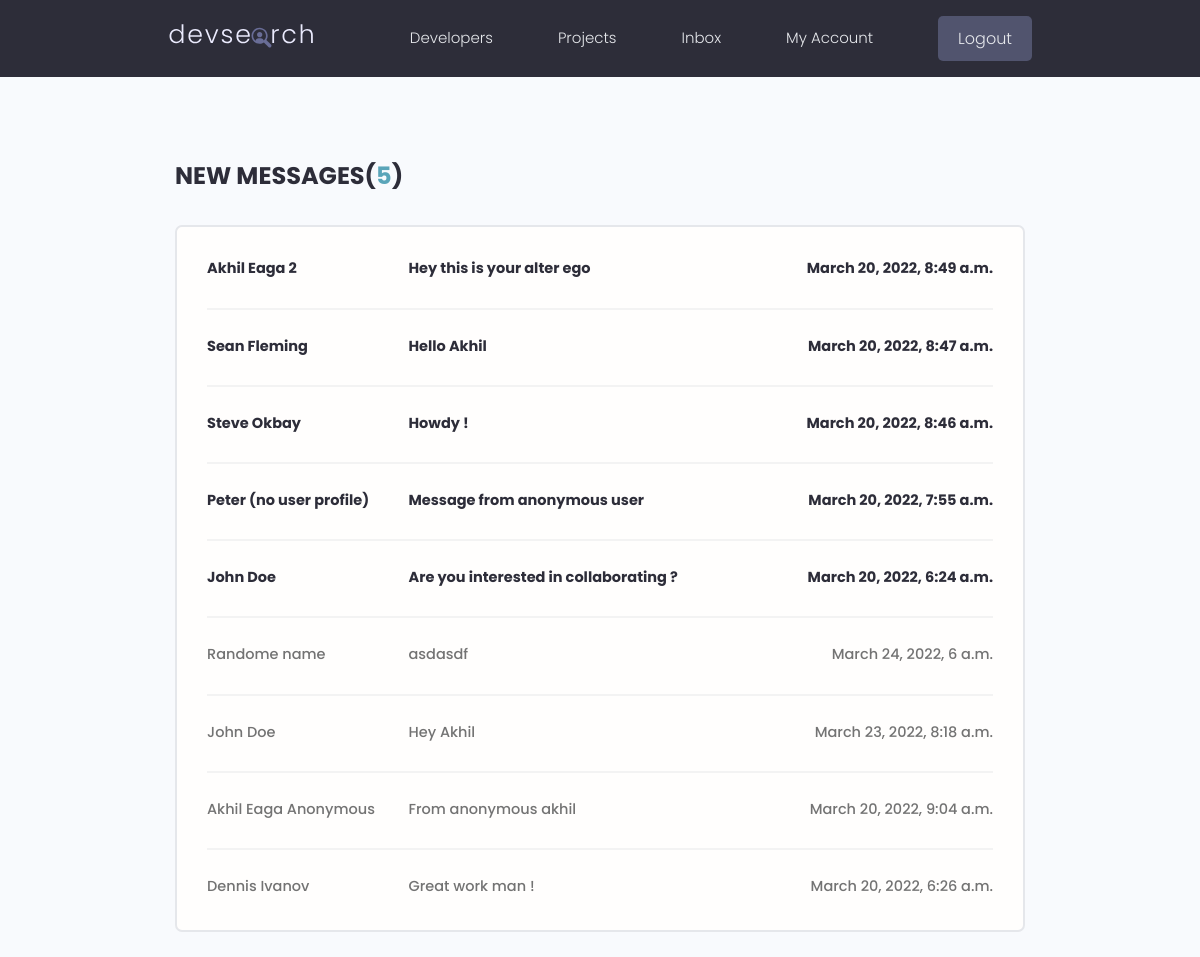
The page /inbox/ (signed in) on the database its author committed.
### users/models.py (models this page shows, shortened)
class Message(models.Model):
    sender = models.ForeignKey(Profile, on_delete=models.SET_NULL, null=True, blank=True)
    recipient = models.ForeignKey(Profile, on_delete=models.SET_NULL, null=True, blank=True, related_name="messages")
    name = models.CharField(max_length=200, null=True, blank=True)
    email = models.EmailField(max_length=200, null=True, blank=True)
    subject = models.CharField(max_length=200, null=True, blank=True)
    body = models.TextField(max_length=1000, null=True) # we dont a blank message, so did not set blank=True
    is_read = models.BooleanField(default=False, null=True) # represents whether the message is read or not
    created = models.DateTimeField(auto_now_add=True)
    id = models.UUIDField(default=uuid.uuid4, unique=True, primary_key=True, editable=False)
    class Meta:
        ordering = ['is_read', '-created']

### users/views.py (the view)
# urls.py: path('inbox/', views.inbox, name="inbox"),
@login_required(login_url='login')
def inbox(request):
    profile = request.user.profile
    messageRequests = profile.messages.all()
    unreadCount = messageRequests.filter(is_read=False).count()
    context = {
        'messageRequests': messageRequests,
        'unreadCount': unreadCount
    }
    return render(request, 'users/inbox.html', context)

### users/templates/users/inbox.html
{% extends 'main.html' %}
{% block content %}
<main class="inbox my-xl">
  <div class="content-box">
    <h3 class="inbox__title">New Messages(<span>{{unreadCount}}</span>)</h3>
    {% if messageRequests.count == 0%}
    <p>You have no messages !</p>
    {% else %}
    <ul class="messages">
      {% for message in messageRequests %}
      {% if message.is_read == False %}
      <li class="message message--unread">
        {% else %}
      <li class="message">
        {% endif %}
        <a href="{% url 'message' message.id %}">
          <span class=" message__author">{{ message.name }}</span>
          <span class="message__subject">{{message.subject}}</span>
          <span class="message__date">{{message.created}}</span>
        </a>
      </li>
      {% endfor %}
      {% endif %}
    </ul>
  </div>
</main>
{% endblock content %}

### static/styles/app.css (style rules this page uses)
:root { --color-sub: #2d2d39; }
.content-box { width: 95%; max-width: 85rem; margin: 0 auto; }
.inbox { height: 90vh; }
.inbox__title, .inbox__title span { font-size: 2.4rem; font-weight: 700; color: var(--color-sub); text-transform: uppercase; text-align: left; margin-bottom: 3rem; }
.inbox__title span { color: var(--color-main); }
.messages { list-style: none; background: var(--color-white); padding: 0.5rem 3rem; border: 2px solid var(--color-light); border-radius: 0.7rem; }
.message { padding: 2.5rem 0; }
.message > a span { font-size: 1.45rem; font-weight: 500; }
.message.message--unread a span { font-weight: 700; color: var(--color-sub); }
.message:not(:last-child) { border-bottom: 2px solid var(--color-white-light); }
.message > a { display: flex; gap: 1rem; }
.message__author, .message__date { flex-basis: 25%; }
.message__subject { flex-basis: 50%; }
.message__date { text-align: right; }

### static/uikit/styles/modules/_variables.css (style rules this page uses)
:root { --color-main: #5aa5b9; --color-main-light: #e6faff; --color-sub: #3f4156; --color-sub-light: #51546e; --color-sub-lighter: #ededfd; --color-text: #737373; --color-gray: #8b8b8b; --color-light: #e5e7eb; --color-light-gray: #767676; --color-bg: #f8fafd; --color-white: #fffefd; --color-white-light: #f3f3f3; --color-success: #359e64; --color-success-bg: #def8e8; --color-error: #fc4b0b; --color-error-bg: #fff2ee; --font-base: 'Poppins', arial, helvetica, 'Segoe UI', roboto, ubuntu, sans-serif; --font-monospace: 'Fira Code', 'Courier New', courier, monospace; --font-regular: 300; --font-medium: 500; --font-bold: 700; --generic-shadow: 1px 1px 5px #00000010; --generic-transition: all 0.3s ease-in-out; }

### static/uikit/styles/modules/_base.css (style rules this page uses)
* { margin: 0; padding: 0; box-sizing: border-box; text-rendering: optimizeLegibility; color: inherit; font-size: inherit; }
html { font-size: 50%; }
@media only screen and (min-width: 480px) { html { font-size: 56.25%; } }
@media only screen and (min-width: 1200px) { html { font-size: 62.5%; } }
body { line-height: 1.6; font-weight: 400; font-size: 1.5rem; color: var(--color-text); background-color: var(--color-bg); min-height: 100vh; }

### static/uikit/styles/modules/_typography.css (style rules this page uses)
* { font-family: var(--font-base); }
h3 { font-size: 3.2rem; font-weight: var(--font-medium); }
p, span, strong { font-size: 1.6rem; color: var(--color-text); font-weight: var(--font-regular); }
a { padding-bottom: 2px; text-decoration: none; display: inline-block; color: var(--color-main); font-weight: var(--font-medium); }

### static/uikit/styles/modules/_utilities.css (style rules this page uses)
.my-xl { margin: 8rem auto; }

### rows shown on the page
Message: name "Akhil Eaga 2", subject "Hey this is your alter ego", created "March 20, 2022, 8:49 a.m."
Message: name "Sean Fleming", subject "Hello Akhil", created "March 20, 2022, 8:47 a.m."
Message: name "Steve Okbay", subject "Howdy !", created "March 20, 2022, 8:46 a.m."
Message: name "Peter (no user profile)", subject "Message from anonymous user", created "March 20, 2022, 7:55 a.m."
Message: name "John Doe", subject "Are you interested in collaborating ?", created "March 20, 2022, 6:24 a.m."
Message: name "Randome name", subject "asdasdf", created "March 24, 2022, 6 a.m."
Message: name "John Doe", subject "Hey Akhil", created "March 23, 2022, 8:18 a.m."
Message: name "Akhil Eaga Anonymous", subject "From anonymous akhil", created "March 20, 2022, 9:04 a.m."
Message: name "Dennis Ivanov", subject "Great work man !", created "March 20, 2022, 6:26 a.m."

### other values the page prints
{{ unreadCount }} "5"
